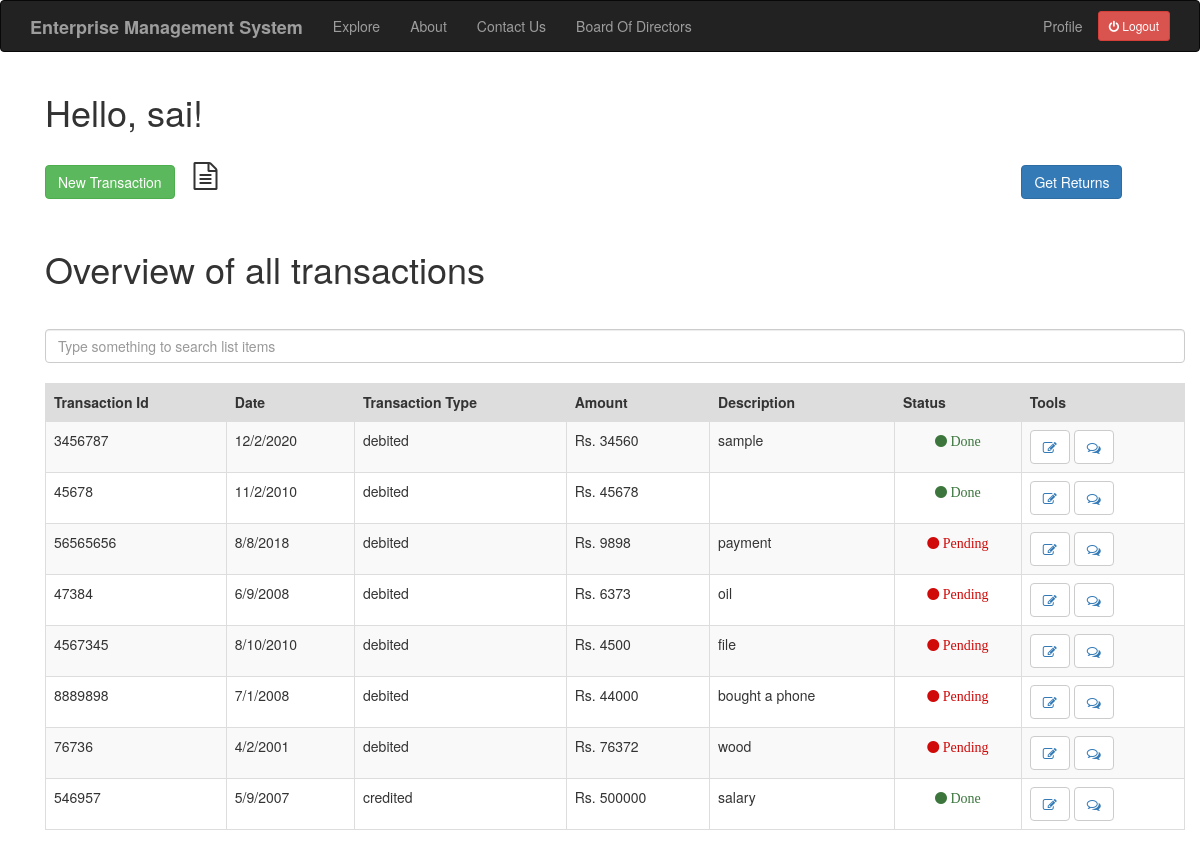
The page /index (signed in) on the database its author committed.
### app/models.py (models this page shows, shortened)
class User(UserMixin,db.Model):
    id = db.Column(db.Integer,primary_key=True)
    username = db.Column(db.String(64), index=True,unique=True)
    email = db.Column(db.String(120),index=True,unique=True)
    password_hash = db.Column(db.String(128))
    job = db.Column(db.String(64))
    company = db.Column(db.String(64))
    designation = db.Column(db.String(64))
    posts = db.relationship('Post',backref='author',lazy='dynamic')
    comment = db.relationship('Comment',backref='comment_by',lazy='dynamic')
    about_me = db.Column(db.String(140))
    facebook = db.Column(db.String(64))
    twitter = db.Column(db.String(64))
    linkedin = db.Column(db.String(64))
    last_seen = db.Column(db.DateTime, default=datetime.utcnow)

class Transaction(db.Model):
    id = db.Column(db.Integer,primary_key=True)
    tr_id = db.Column(db.Integer)
    date = db.Column(db.String(64))
    description = db.Column(db.String(140))
    tr_type = db.Column(db.String(64))
    amount = db.Column(db.Integer)
    valid = db.Column(db.Boolean, default=False)
    user_id = db.Column(db.Integer,db.ForeignKey('user.id'))
    comment = db.relationship('Comment',backref='comment_of',lazy='dynamic')
    document = db.relationship('Document',backref='document_of',lazy='dynamic')

### app/routes.py (the view)
@app.route('/index')
@login_required
def index():
    if current_user.job != 'Acc':
        transaction = Transaction.query.filter_by(user_id=current_user.id)
        return render_template("index.html", title='HomePage',transaction=transaction)
    else:
        return redirect(url_for('acc_index'))

### app/models.py (called while the page is built)
@login.user_loader
def load_user(id):
    return User.query.get(int(id))

### app/routes.py (called while the page is built)
@app.before_request
def before_request():
    if current_user.is_authenticated:
        current_user.last_seen = datetime.utcnow()
        db.session.commit()

### app/templates/index.html (shortened to what this page needs)
{% extends "base.html" %}
{% import 'bootstrap/wtf.html' as wtf %}
{% block app_content %}
<link rel="stylesheet" href="https://cdnjs.cloudflare.com/ajax/libs/font-awesome/4.7.0/css/font-awesome.min.css">
    <div class="container">
        <h1>Hello, {{ current_user.username }}!</h1>
        <br>
        <p> <a href="{{ url_for('add_transaction') }}" class="btn btn-success">New Transaction</a> <i class="fa fa-file-text-o fa-2x" aria-hidden="true" style="margin-left: 15px;"></i> <a href="{{ url_for('get_returns') }}" style="margin-left:800px;" class="btn btn-primary"> Get Returns </a> </p>
        <br>
        <h1>Overview of all transactions</h1>
        <br>
        <input class="form-control mb-4" id="tableSearch" type="text" placeholder="Type something to search list items">
        <br>
        <table class="table table-bordered table-striped" id="keywords">
            <thead>
                <tr style="background-color: #dddddd">
                    <th>Transaction Id</th>
                    <th>Date</th>
                    <th>Transaction Type</th>
                    <th>Amount</th>
                    <th>Description</th>
                    <th>Status</th>
                    <th>Tools</th>
                </tr>
            </thead>
            <tbody id="myTable">
            {% for po in transaction %}
                <tr>
                    <td>{{ po.tr_id }}</td>
                    <td>{{ po.date }}</td>
                    <td>{{ po.tr_type }}</td>
                    <td>Rs. {{ po.amount }}</td>
                    <td>{{ po.description }}</td>
                    <td>{% if po.valid == False %}
                      <p style="text-align: center;"><i class="fa fa-circle red" aria-hidden="true"> Pending</i></p>
                      {% else %}
                      <p style="text-align: center;"><i class="fa fa-circle green" aria-hidden="true"> Done</i></p>
                      {% endif %}
                    </td>
                    <td> <button type="button" class="btn btn-default"><a href="{{ url_for('edit_transaction', trans_id = po.id) }}"><i class="fa fa-pencil-square-o fa-1x" aria-hidden="true"></i></a></button>
                    <button type="button" class='btn btn-default'><a href="{{ url_for('add_comment', trans_id = po.id) }}"><i class="fa fa-comments-o fa-1x" aria-hidden="true"></i></a></button> </td>
                </tr>
            {% endfor %}
            </tbody>
        </table>
    </div>
{% endblock %}

### app/templates/index.html (style rules this page uses)
.red { color: #d00909; }
.green { color: #3c763d; }

### rows shown on the page
User: username "sai"
Transaction: tr_id "3456787", date "12/2/2020", tr_type "debited", amount "34560", description "sample", valid "Done"
Transaction: tr_id "45678", date "11/2/2010", tr_type "debited", amount "45678", shows "Done"
Transaction: tr_id "56565656", date "8/8/2018", tr_type "debited", amount "9898", description "payment", valid "Pending"
Transaction: tr_id "47384", date "6/9/2008", tr_type "debited", amount "6373", description "oil", valid "Pending"
Transaction: tr_id "4567345", date "8/10/2010", tr_type "debited", amount "4500", description "file", valid "Pending"
Transaction: tr_id "8889898", date "7/1/2008", tr_type "debited", amount "44000", description "bought a phone", valid "Pending"
Transaction: tr_id "76736", date "4/2/2001", tr_type "debited", amount "76372", description "wood", valid "Pending"
Transaction: tr_id "546957", date "5/9/2007", tr_type "credited", amount "500000", description "salary", valid "Done"
